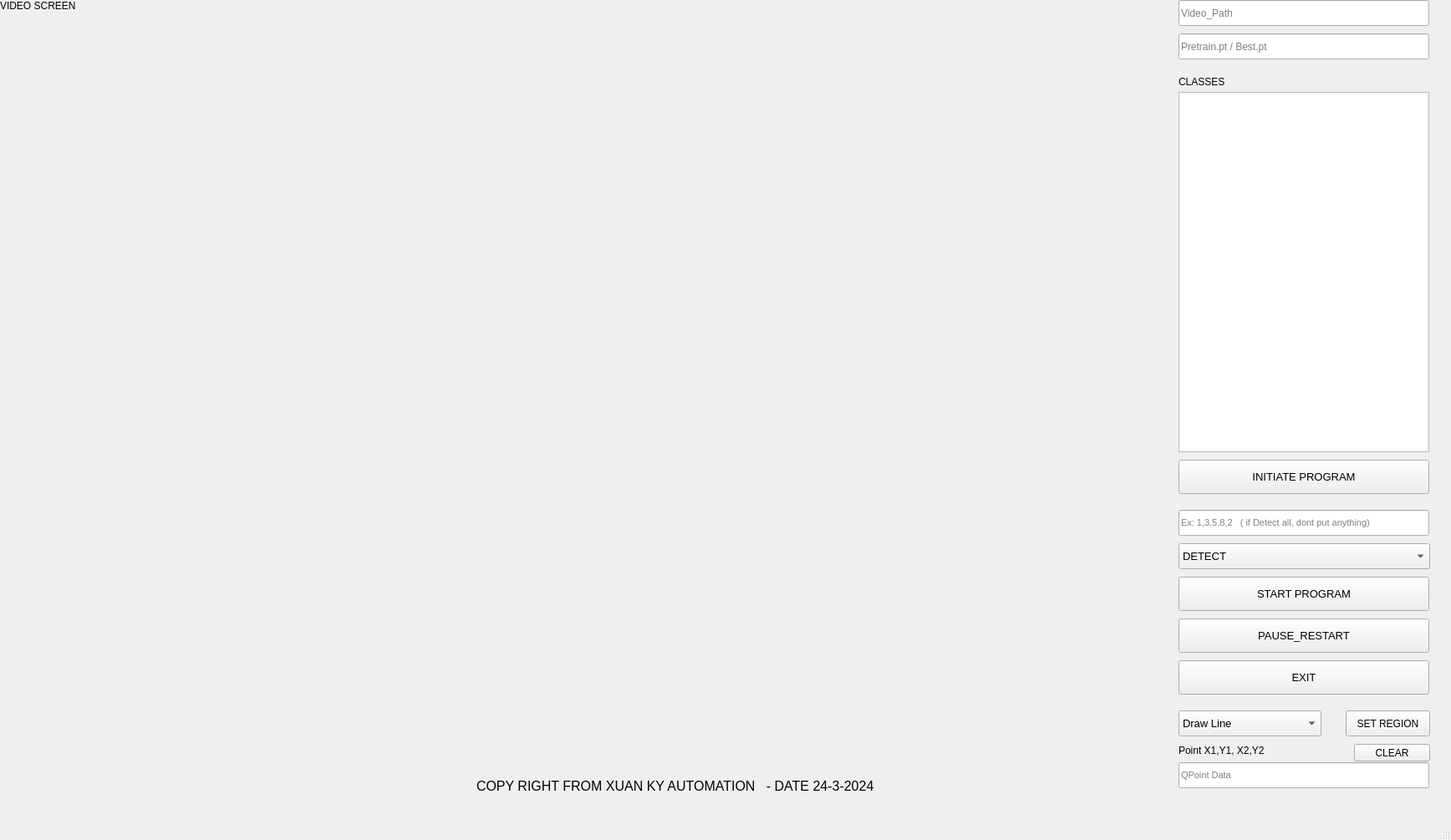
<?xml version="1.0" encoding="UTF-8"?>
<ui version="4.0">
 <class>MainWindow</class>
 <widget class="QMainWindow" name="MainWindow">
  <property name="geometry">
   <rect>
    <x>0</x>
    <y>0</y>
    <width>1736</width>
    <height>1005</height>
   </rect>
  </property>
  <property name="windowTitle">
   <string>MainWindow</string>
  </property>
  <widget class="QWidget" name="centralwidget">
   <widget class="QLabel" name="label_img">
    <property name="geometry">
     <rect>
      <x>0</x>
      <y>0</y>
      <width>1380</width>
      <height>920</height>
     </rect>
    </property>
    <property name="text">
     <string>VIDEO SCREEN</string>
    </property>
    <property name="alignment">
     <set>Qt::AlignLeading|Qt::AlignLeft|Qt::AlignTop</set>
    </property>
   </widget>
   <widget class="QPushButton" name="PBExit">
    <property name="geometry">
     <rect>
      <x>1410</x>
      <y>790</y>
      <width>300</width>
      <height>41</height>
     </rect>
    </property>
    <property name="font">
     <font>
      <pointsize>10</pointsize>
     </font>
    </property>
    <property name="text">
     <string>EXIT</string>
    </property>
   </widget>
   <widget class="QTextEdit" name="Classes_Txt">
    <property name="geometry">
     <rect>
      <x>1410</x>
      <y>110</y>
      <width>300</width>
      <height>431</height>
     </rect>
    </property>
    <property name="readOnly">
     <bool>true</bool>
    </property>
   </widget>
   <widget class="QLineEdit" name="SelectClasses">
    <property name="geometry">
     <rect>
      <x>1410</x>
      <y>610</y>
      <width>300</width>
      <height>31</height>
     </rect>
    </property>
    <property name="font">
     <font>
      <pointsize>8</pointsize>
     </font>
    </property>
    <property name="placeholderText">
     <string>Ex: 1,3,5,8,2   ( if Detect all, dont put anything)</string>
    </property>
   </widget>
   <widget class="QPushButton" name="PBStart">
    <property name="geometry">
     <rect>
      <x>1410</x>
      <y>690</y>
      <width>300</width>
      <height>41</height>
     </rect>
    </property>
    <property name="font">
     <font>
      <pointsize>10</pointsize>
     </font>
    </property>
    <property name="text">
     <string>START PROGRAM</string>
    </property>
   </widget>
   <widget class="QComboBox" name="Combo_Mode">
    <property name="geometry">
     <rect>
      <x>1410</x>
      <y>650</y>
      <width>301</width>
      <height>31</height>
     </rect>
    </property>
    <property name="font">
     <font>
      <pointsize>10</pointsize>
     </font>
    </property>
    <item>
     <property name="text">
      <string>DETECT</string>
     </property>
    </item>
    <item>
     <property name="text">
      <string>TRACK</string>
     </property>
    </item>
   </widget>
   <widget class="QPushButton" name="PBPause">
    <property name="geometry">
     <rect>
      <x>1410</x>
      <y>740</y>
      <width>300</width>
      <height>41</height>
     </rect>
    </property>
    <property name="font">
     <font>
      <pointsize>10</pointsize>
     </font>
    </property>
    <property name="text">
     <string>PAUSE_RESTART</string>
    </property>
   </widget>
   <widget class="QPushButton" name="PBInitiate">
    <property name="geometry">
     <rect>
      <x>1410</x>
      <y>550</y>
      <width>300</width>
      <height>41</height>
     </rect>
    </property>
    <property name="font">
     <font>
      <pointsize>10</pointsize>
     </font>
    </property>
    <property name="text">
     <string>INITIATE PROGRAM</string>
    </property>
   </widget>
   <widget class="QLineEdit" name="Videopath_txt">
    <property name="geometry">
     <rect>
      <x>1410</x>
      <y>0</y>
      <width>300</width>
      <height>31</height>
     </rect>
    </property>
    <property name="dragEnabled">
     <bool>false</bool>
    </property>
    <property name="readOnly">
     <bool>true</bool>
    </property>
    <property name="placeholderText">
     <string>Video_Path</string>
    </property>
   </widget>
   <widget class="QLineEdit" name="PretrainPathTxt">
    <property name="geometry">
     <rect>
      <x>1410</x>
      <y>40</y>
      <width>300</width>
      <height>31</height>
     </rect>
    </property>
    <property name="readOnly">
     <bool>true</bool>
    </property>
    <property name="placeholderText">
     <string>Pretrain.pt / Best.pt</string>
    </property>
   </widget>
   <widget class="QLabel" name="label">
    <property name="geometry">
     <rect>
      <x>1410</x>
      <y>90</y>
      <width>55</width>
      <height>16</height>
     </rect>
    </property>
    <property name="text">
     <string>CLASSES</string>
    </property>
   </widget>
   <widget class="QLabel" name="label_2">
    <property name="geometry">
     <rect>
      <x>570</x>
      <y>930</y>
      <width>671</width>
      <height>21</height>
     </rect>
    </property>
    <property name="font">
     <font>
      <pointsize>12</pointsize>
     </font>
    </property>
    <property name="text">
     <string>COPY RIGHT FROM XUAN KY AUTOMATION   - DATE 24-3-2024</string>
    </property>
   </widget>
   <widget class="QComboBox" name="ComboBox">
    <property name="geometry">
     <rect>
      <x>1410</x>
      <y>850</y>
      <width>171</width>
      <height>31</height>
     </rect>
    </property>
    <property name="font">
     <font>
      <pointsize>10</pointsize>
     </font>
    </property>
    <item>
     <property name="text">
      <string>Draw Line</string>
     </property>
    </item>
    <item>
     <property name="text">
      <string>Draw Rectangle</string>
     </property>
    </item>
    <item>
     <property name="text">
      <string>Draw Polyline</string>
     </property>
    </item>
   </widget>
   <widget class="QPushButton" name="ButtonSet_region">
    <property name="geometry">
     <rect>
      <x>1610</x>
      <y>850</y>
      <width>101</width>
      <height>31</height>
     </rect>
    </property>
    <property name="text">
     <string>SET REGION</string>
    </property>
   </widget>
   <widget class="QLineEdit" name="PointData">
    <property name="geometry">
     <rect>
      <x>1410</x>
      <y>912</y>
      <width>300</width>
      <height>31</height>
     </rect>
    </property>
    <property name="font">
     <font>
      <pointsize>8</pointsize>
     </font>
    </property>
    <property name="placeholderText">
     <string>QPoint Data</string>
    </property>
   </widget>
   <widget class="QLabel" name="label_3">
    <property name="geometry">
     <rect>
      <x>1410</x>
      <y>890</y>
      <width>121</width>
      <height>16</height>
     </rect>
    </property>
    <property name="text">
     <string>Point X1,Y1, X2,Y2</string>
    </property>
   </widget>
   <widget class="QPushButton" name="ClearDatapoint">
    <property name="geometry">
     <rect>
      <x>1620</x>
      <y>890</y>
      <width>91</width>
      <height>21</height>
     </rect>
    </property>
    <property name="text">
     <string>CLEAR</string>
    </property>
   </widget>
  </widget>
  <widget class="QMenuBar" name="menubar">
   <property name="geometry">
    <rect>
     <x>0</x>
     <y>0</y>
     <width>1736</width>
     <height>26</height>
    </rect>
   </property>
  </widget>
  <widget class="QStatusBar" name="statusbar"/>
 </widget>
 <resources/>
 <connections/>
</ui>
